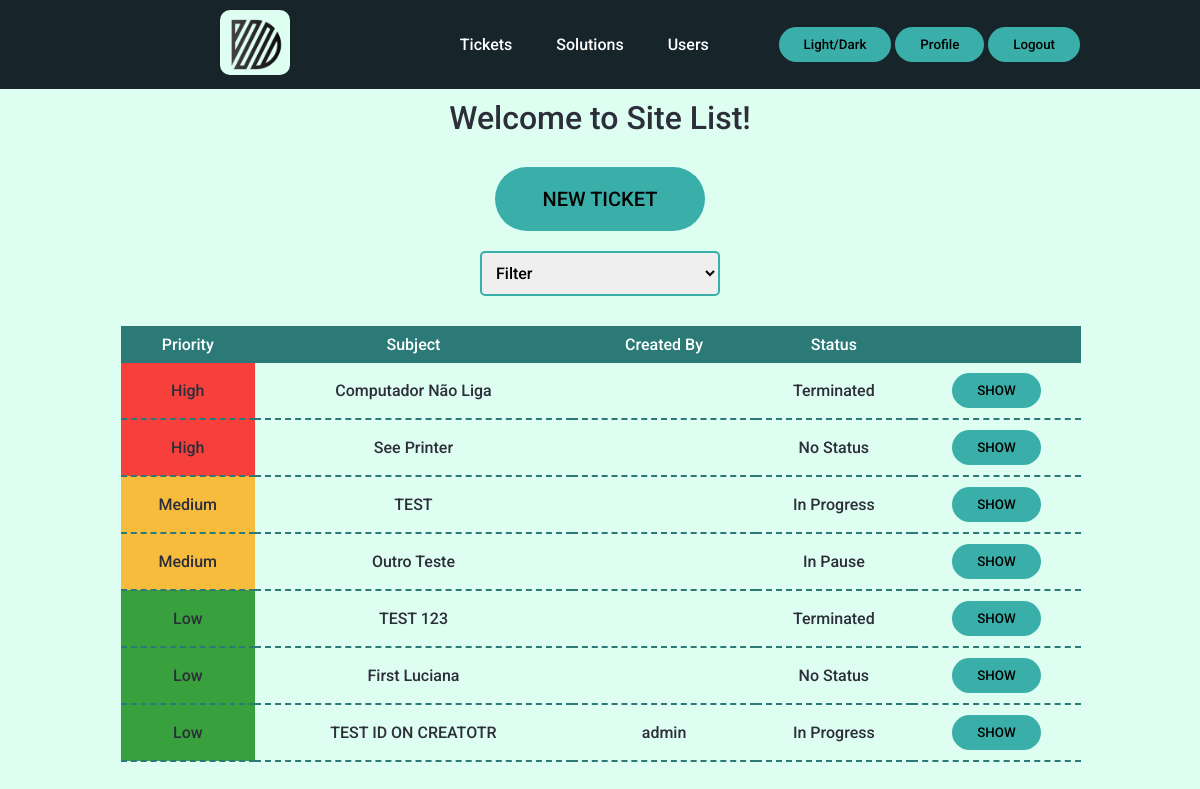
Before: /tickets (signed in) with the older database file.
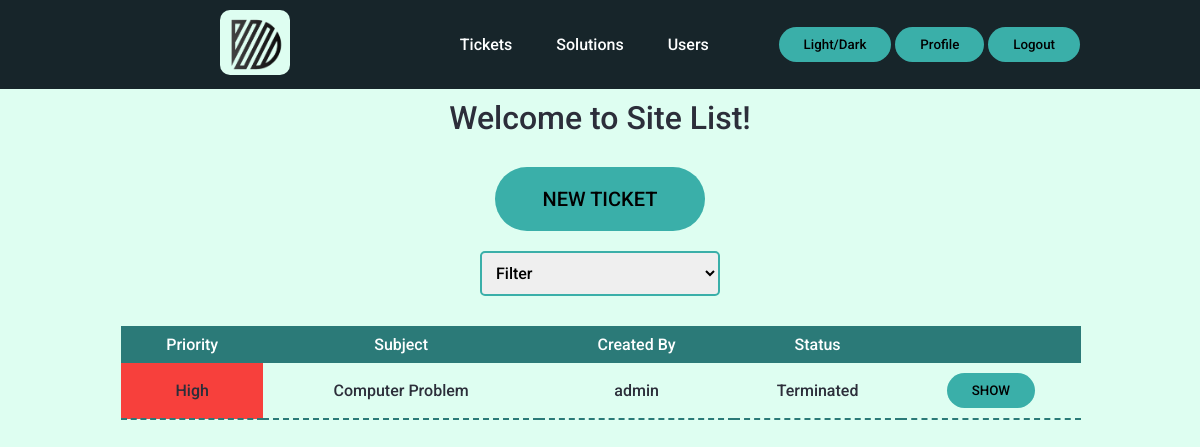
After: the same page with the newer database file.
### tables this page shows
CREATE TABLE tickets (
id INTEGER PRIMARY KEY AUTOINCREMENT NOT NULL,
subject TEXT NOT NULL,
creator INTEGER,
description TEXT,
status INTEGER DEFAULT 0 NOT NULL,
priority INTEGER DEFAULT 0 NOT NULL,
time TIMESTAMP DEFAULT CURRENT_TIMESTAMP,
FOREIGN KEY(creator) REFERENCES users(id)
ON DELETE SET NULL
ON UPDATE NO ACTION
);

CREATE TABLE users (id INTEGER PRIMARY KEY AUTOINCREMENT NOT NULL, name TEXT NOT NULL, hash TEXT NOT NULL, permission INTEGER DEFAULT 4 NOT NULL, active BLOB DEFAULT 0 NOT NULL, email TEXT NOT NULL);

### app.py (the view, shortened to what this page needs)
@app.route("/tickets", methods=["GET", "POST"])
def tickets():
    tickets = db.execute("SELECT tickets.id, tickets.subject, tickets.status, tickets.priority, users.name AS creator_name FROM tickets LEFT JOIN users ON tickets.creator = users.id WHERE tickets.status < 4 ORDER BY priority DESC, time ASC")
    return render_template("tickets.html", tickets = tickets, status = ticketStatus, priority = priority)

### templates/tickets.html (shortened to what this page needs)
{% extends "layout.html" %}
{% block body %}
<div><h1>Welcome to Site List!</h1></div>
    {% if session.get("permission") < 4 %}
    <form action="/newticket">
    <button type="submit" class="enter">NEW TICKET</button>
    </form>
    <form action="/tickets" method="post">
    <select id="status" name="status" onchange="clickButton()">
        <option hidden disabled value="" selected>Filter</option>
    </select>
    </form>
    {% endif %}
    <table>
        <thead>
            <tr>
                <th>Priority</th>
                <th>Subject</th>
                <th>Created By</th>
                <th>Status</th>
                <th></th>
            </tr>
        </thead>
        <tbody>
            {% for ticket in tickets %}
            <tr>
                <td class="{{ priority[ticket['priority']] }}"> {{ priority[ticket["priority"]] }}</td>
                <td> {{ ticket["subject"] }}</td>
                {% if ticket["creator_name"] %}
                <td> {{ ticket["creator_name"] }}</td>
                {% else %}
                <td></td>
                {% endif %}
                <td> {{ status[ticket["status"]] }}</td>
                <td>
                    <form action="/showticket" method="post">
                        <button type="submit">SHOW</button>
                    </form>
                </td>
            </tr>
            {% endfor %}
        </tbody>
    </table>
{% endblock %}

### templates/layout.html (shortened to what this page needs)
<!DOCTYPE HTML>
<html lang="en">
    <head>
        <link rel="stylesheet" href=".\static\styles.css">
    </head>
    <body>
      <header>
        <div>
        <a href="/"><img class="logo" src=".\static\images\d.png" alt="logo"></a>
        </div>
        {% if session.get("user_id") %}
        <div>
        <nav>
          <ul class="nav_links">
            <li><a href="/tickets" onclick="changeActiveLink(event)" id="ticketID">Tickets</a></li>
            <li><a href="/solutions" onclick="changeActiveLink(event)" id="docID">Solutions</a></li>
            {% if session.get("permission") < 3 %}
            <li><a href="/users" onclick="changeActiveLink(event)" id="userID">Users</a></li>
            {% endif %}
          </ul>
        </nav>
        </div>
        <div>
          <button onclick="toggleMode()">Light/Dark</button>
          <a href="/profile"><button>Profile</button></a>
          <a href="/logout"><button onclick="logout()">Logout</button></a>
        </div>
        {% else %}
        <div>
          <button onclick="toggleMode()">Light/Dark</button>
          <a href="/register"><button>Register</button></a>
          <a href="/"><button>Login</button></a>
          {% endif %}
      </header>
      <div class="body">
      {% block body %}{% endblock %}
      </div>
    </body>
</html>

### static/styles.css (style rules this page uses)
* { box-sizing: border-box; margin: 0; padding: 0; font-family: "Roboto", sans-serif; font-weight: 500; }
header { background-color: #17252a; color: #feffff; display: flex; justify-content: space-between; align-items: center; padding: 10px 10%; }
.body { padding: 10px 10%; text-align: center; }
header a { color: #feffff; text-decoration: none; }
body { transition: background-color 0.5s, color 0.3s; }
.light { background-color: #defef1; color: #2c2e3a; }
.light button { background-color: #3aafa9; }
.nav_links { list-style: none; }
.nav_links li { display: inline-block; padding: 0 20px; }
.nav_links li a { transition: all 0.3s ease 0s; }
button { padding: 10px 25px; border: none; border-radius: 50px; cursor: pointer; transition: all 0.5s ease 0s; }
.enter { margin-top: 30px; margin-bottom: 10px; padding: 20px 5%; font-size: 20px; }
.logo { margin: 0px 100px; width: 70px; height: auto; background-color: #defef1; border-radius: 10px; transition: all 1s ease 0s; }
table { margin:20px 1px 20px 1px; width: 100%; border-collapse: collapse; }
td { padding: 10px 0 10px; border-bottom: 2px dashed #2b7a78; margin: 10px 10px; }
th { background-color: #2b7a78; padding: 9px; transition: all 0.5s ease 0s; color: #feffff; }
input, select, textarea { width: 25%; min-width: 200px; padding: 10px; margin: 10px 0; box-sizing: border-box; border: 2px solid #3aafa9; border-radius: 5px; font-size: 16px; }
.High { background-color: rgba(255, 0, 0, 0.75); }

Changed rows visible on the page:
removed tickets: priority "High", subject "Computador Não Liga", status "Terminated"
removed tickets: priority "High", subject "See Printer", status "No Status"
removed tickets: priority "Medium", subject "TEST", status "In Progress"
removed tickets: priority "Medium", subject "Outro Teste", status "In Pause"
removed tickets: priority "Low", subject "TEST 123", status "Terminated"
removed tickets: priority "Low", subject "First Luciana", status "No Status"
removed tickets: priority "Low", subject "TEST ID ON CREATOTR", creator_name "admin", status "In Progress"
added tickets: priority "High", subject "Computer Problem", creator_name "admin", status "Terminated"
